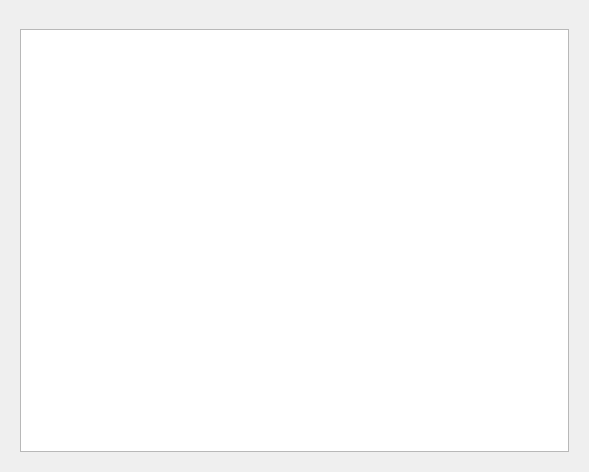
<?xml version="1.0" encoding="UTF-8"?>
<ui version="4.0">
 <class>testBroaderWidget</class>
 <widget class="QWidget" name="testBroaderWidget">
  <property name="geometry">
   <rect>
    <x>0</x>
    <y>0</y>
    <width>589</width>
    <height>472</height>
   </rect>
  </property>
  <property name="windowTitle">
   <string>Form</string>
  </property>
  <property name="styleSheet">
   <string notr="true">#widget{background-color:rgb(0,255,255);}</string>
  </property>
  <layout class="QGridLayout" name="gridLayout">
   <property name="leftMargin">
    <number>20</number>
   </property>
   <property name="topMargin">
    <number>29</number>
   </property>
   <property name="rightMargin">
    <number>20</number>
   </property>
   <property name="bottomMargin">
    <number>20</number>
   </property>
   <item row="0" column="0">
    <widget class="CBorderWidget" name="widget" native="true">
     <layout class="QGridLayout" name="gridLayout_2">
      <property name="leftMargin">
       <number>0</number>
      </property>
      <property name="topMargin">
       <number>0</number>
      </property>
      <property name="rightMargin">
       <number>0</number>
      </property>
      <property name="bottomMargin">
       <number>0</number>
      </property>
      <item row="0" column="0">
       <widget class="QTextEdit" name="textEdit"/>
      </item>
     </layout>
    </widget>
   </item>
  </layout>
 </widget>
 <customwidgets>
  <customwidget>
   <class>CBorderWidget</class>
   <extends>QWidget</extends>
   <header>cborderwidget.h</header>
   <container>1</container>
  </customwidget>
 </customwidgets>
 <resources/>
 <connections/>
</ui>
